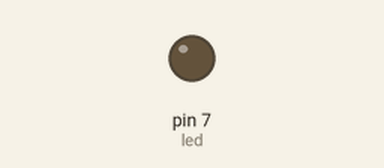
This sketch was run on a simulated Arduino Uno, built with avr-gcc and run on an emulated ATmega328P. Shown: output pins drawn as LEDs (lit = HIGH). Dashed ring = blinking. At 2.0 s the program stops and its outputs stay as they are.

Above: at 0.5 s.
At 1.85 s:
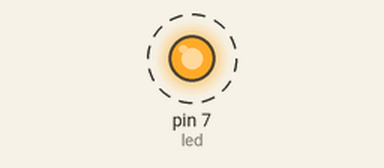
Timing chart, 0 to 3.0 s (numbered marks = the images above):
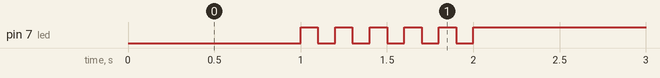

Measured:
- by itself, pin 7 (led): alternates HIGH for 0.10 s and LOW for 0.10 s, 11 changes in all, then stays HIGH

The sketch:

05_practice_2.ino
```cpp
int led = 7;

void setup() {
  pinMode(led, OUTPUT);
}

void loop() {
  // 1초 동안 LED 키기
  digitalWrite(led, LOW);
  delay(1000);

  // 1초 동안 LED 5회 깜빡이기
  for (int i = 0; i < 5; i++) {
    digitalWrite(led, HIGH);
    delay(100);

    digitalWrite(led, LOW);
    delay(100);
  }

  // LED 끄기
  digitalWrite(led, HIGH);

  while (1) {
  }
}
```
